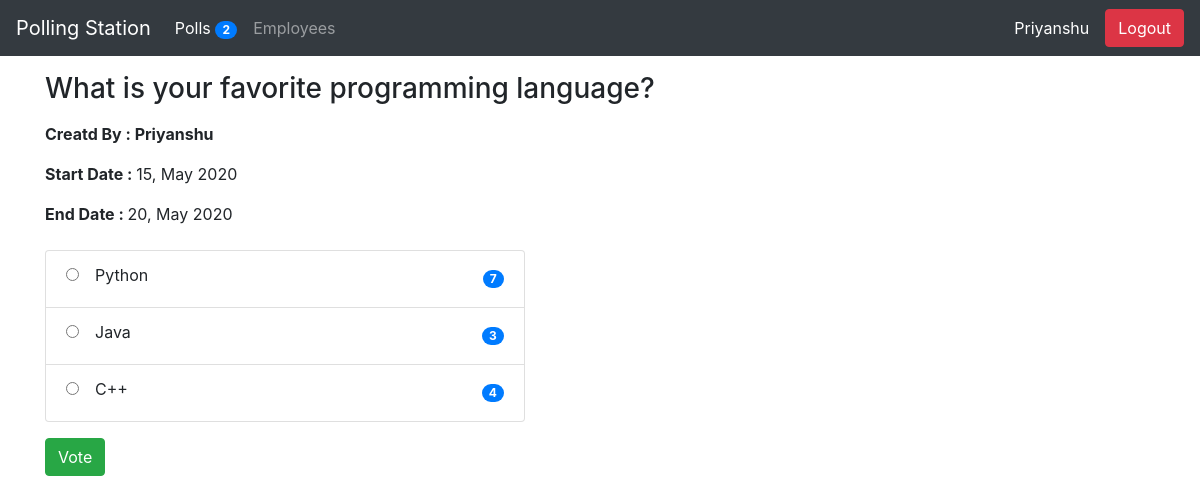
/2/ (signed in), run on the app's committed database.
### poll/models.py (models this page shows, shortened)
class Question(models.Model):
    title = models.TextField(null=True, blank=True)
    status = models.CharField(default='inactive', max_length=30)
    created_by = models.ForeignKey(User, null=True, blank=True, on_delete=models.CASCADE)
    start_date = models.DateTimeField(null=True, blank=True)
    end_date = models.DateTimeField(null=True, blank=True)
    created_at = models.DateTimeField(auto_now_add=True)
    updated_at = models.DateTimeField(auto_now=True)
    @property
    def choices(self):
        return self.choice_set.all()

class Choice(models.Model):
    question = models.ForeignKey('poll.Question', on_delete=models.CASCADE)
    text = models.TextField(null=True, blank=True)
    created_at = models.DateTimeField(auto_now_add=True)
    updated_at = models.DateTimeField(auto_now=True)
    @property
    def votes(self):
        return self.answer_set.count()

### poll/views.py (the view, shortened to what this page needs)
# urls.py: path('', include('poll.urls')),
@login_required(login_url="user-login")
def poll(request, id=None):
    if request.method == 'GET':
        question = Question.objects.get(id=id)
        context = { 'question':question }
        return render(request, 'poll/poll.html', context)

### poll/context_processors.py (called while the page is built)
def PollCount(request):
    count = Question.objects.count()
    return {"poll_count": count}

### poll/templates/poll/poll.html (shortened to what this page needs)
{% extends 'poll/base.html' %}
{% block content %}
    <h3 class="my-3"> {{ question.title}} </h3>
    <p class="mb-3"><b> Creatd By : {{ question.created_by|capfirst}}</b> </p>
    <p><b>Start Date : </b>{{question.start_date|date:"d, M Y"}}</p>
    <p><b>End Date : </b>{{question.end_date|date:"d, M Y"}}</p>
    <div class="mt-4" style="width: 30rem;">
        <form method="POST" action="/{{question.id}}/">
        <ul class="list-group">
            {% for choice in question.choices %}
                <li class="list-group-item d-flex justify-content-between align-items-center">
                    <label><input class='mr-3' type="radio" name="choice" value="{{choice.id}}">{{choice.text}}</label>
                    <span class="badge badge-primary badge-pill">{{choice.votes}}</span>
                </li>
            {% empty %}
                <p> There is no choice available for this question </p>
            {% endfor %}
        </ul>
        <button class="btn btn-success mt-3" type="submit">Vote</button>
        </form>
    </div>
{% endblock content %}

### poll/templates/poll/base.html (shortened to what this page needs)
<!doctype html>
<html lang="en">
  <head>
    <link rel="stylesheet" href="https://stackpath.bootstrapcdn.com/bootstrap/4.3.1/css/bootstrap.min.css">
  </head>
  <body>
<nav class="navbar navbar-expand-lg navbar-dark bg-dark">
  <a class="navbar-brand" href="{% url 'polls-list' %}">Polling Station</a>
  <div class="collapse navbar-collapse" id="navbarSupportedContent">
    <ul class="navbar-nav mr-auto">
      <li class="nav-item active">
        <a class="nav-link" href="{% url 'polls-list' %}">Polls <span class="badge badge-primary badge-pill">{{poll_count}}</span><span class="sr-only">(current)</span></a>
      </li>
      <li class="nav-item">
        <a class="nav-link" href="{% url 'employee-list' %}">Employees</a>
      </li>
    </ul>
    {% if request.user.id != None %}
        <span class='mr-3'><a  style='color:white; text-decoration:none;' href="{% url 'my-profile' %}">{{request.user.first_name}}</a></span>
        <form method="POST" action="{% url 'user-logout' %}">
            <input class="btn btn-danger float-right" type="submit" value="Logout">
        </form>
    {% else %}
        <a class="btn btn-success" href="{% url 'user-login' %}" role="button">Login</a>
    {% endif %}
  </div>
</nav>
    <div class="container">
        {% block content %}
        {% endblock content %}
    </div>
  </body>
</html>

### data on the page
Question: title "What is your favorite programming language?", created_by "Priyanshu", start_date "15, May 2020", end_date "20, May 2020"
Choice: text "Python", votes "7"
Choice: text "Java", votes "3"
Choice: text "C++", votes "4"

### other printed values
{{ poll_count }} "2"
{{ request.user.first_name }} "Priyanshu"
